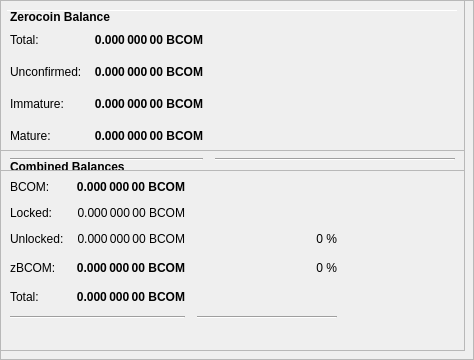
        <widget class="QFrame" name="frameObfuscation">
         <property name="minimumSize">
          <size>
           <width>0</width>
           <height>350</height>
          </size>
         </property>
         <property name="layoutDirection">
          <enum>Qt::LeftToRight</enum>
         </property>
         <property name="frameShape">
          <enum>QFrame::StyledPanel</enum>
         </property>
         <property name="frameShadow">
          <enum>QFrame::Raised</enum>
         </property>
         <widget class="QPushButton" name="runAutoDenom">
          <property name="geometry">
           <rect>
            <x>251</x>
            <y>17</y>
            <width>1</width>
            <height>1</height>
           </rect>
          </property>
          <property name="palette">
           <palette>
            <active>
             <colorrole role="WindowText">
              <brush brushstyle="SolidPattern">
               <color alpha="255">
                <red>0</red>
                <green>0</green>
                <blue>0</blue>
               </color>
              </brush>
             </colorrole>
             <colorrole role="Button">
              <brush brushstyle="SolidPattern">
               <color alpha="255">
                <red>239</red>
                <green>238</green>
                <blue>238</blue>
               </color>
              </brush>
             </colorrole>
             <colorrole role="Light">
              <brush brushstyle="SolidPattern">
               <color alpha="255">
                <red>255</red>
                <green>255</green>
                <blue>255</blue>
               </color>
              </brush>
             </colorrole>
             <colorrole role="Midlight">
              <brush brushstyle="SolidPattern">
               <color alpha="255">
                <red>247</red>
                <green>246</green>
                <blue>246</blue>
               </color>
              </brush>
             </colorrole>
             <colorrole role="Dark">
              <brush brushstyle="SolidPattern">
               <color alpha="255">
                <red>119</red>
                <green>119</green>
                <blue>119</blue>
               </color>
              </brush>
             </colorrole>
             <colorrole role="Mid">
              <brush brushstyle="SolidPattern">
               <color alpha="255">
                <red>159</red>
                <green>159</green>
                <blue>159</blue>
               </color>
              </brush>
             </colorrole>
             <colorrole role="Text">
              <brush brushstyle="SolidPattern">
               <color alpha="255">
                <red>0</red>
                <green>0</green>
                <blue>0</blue>
               </color>
              </brush>
             </colorrole>
             <colorrole role="BrightText">
              <brush brushstyle="SolidPattern">
               <color alpha="255">
                <red>255</red>
                <green>255</green>
                <blue>255</blue>
               </color>
              </brush>
             </colorrole>
             <colorrole role="ButtonText">
              <brush brushstyle="SolidPattern">
               <color alpha="255">
                <red>0</red>
                <green>0</green>
                <blue>0</blue>
               </color>
              </brush>
             </colorrole>
             <colorrole role="Base">
              <brush brushstyle="SolidPattern">
               <color alpha="255">
                <red>255</red>
                <green>255</green>
                <blue>255</blue>
               </color>
              </brush>
             </colorrole>
             <colorrole role="Window">
              <brush brushstyle="SolidPattern">
               <color alpha="255">
                <red>239</red>
                <green>238</green>
                <blue>238</blue>
               </color>
              </brush>
             </colorrole>
             <colorrole role="Shadow">
              <brush brushstyle="SolidPattern">
               <color alpha="255">
                <red>0</red>
                <green>0</green>
                <blue>0</blue>
               </color>
              </brush>
             </colorrole>
             <colorrole role="AlternateBase">
              <brush brushstyle="SolidPattern">
               <color alpha="255">
                <red>247</red>
                <green>246</green>
                <blue>246</blue>
               </color>
              </brush>
             </colorrole>
             <colorrole role="ToolTipBase">
              <brush brushstyle="SolidPattern">
               <color alpha="255">
                <red>255</red>
                <green>255</green>
                <blue>220</blue>
               </color>
              </brush>
             </colorrole>
             <colorrole role="ToolTipText">
              <brush brushstyle="SolidPattern">
               <color alpha="255">
                <red>0</red>
                <green>0</green>
                <blue>0</blue>
               </color>
              </brush>
             </colorrole>
            </active>
            <inactive>
             <colorrole role="WindowText">
              <brush brushstyle="SolidPattern">
               <color alpha="255">
                <red>0</red>
                <green>0</green>
                <blue>0</blue>
               </color>
              </brush>
             </colorrole>
             <colorrole role="Button">
              <brush brushstyle="SolidPattern">
               <color alpha="255">
                <red>239</red>
                <green>238</green>
                <blue>238</blue>
               </color>
              </brush>
             </colorrole>
             <colorrole role="Light">
              <brush brushstyle="SolidPattern">
               <color alpha="255">
                <red>255</red>
                <green>255</green>
                <blue>255</blue>
               </color>
              </brush>
             </colorrole>
             <colorrole role="Midlight">
              <brush brushstyle="SolidPattern">
               <color alpha="255">
                <red>247</red>
                <green>246</green>
                <blue>246</blue>
               </color>
              </brush>
             </colorrole>
             <colorrole role="Dark">
              <brush brushstyle="SolidPattern">
               <color alpha="255">
                <red>119</red>
                <green>119</green>
                <blue>119</blue>
               </color>
              </brush>
             </colorrole>
             <colorrole role="Mid">
              <brush brushstyle="SolidPattern">
               <color alpha="255">
                <red>159</red>
                <green>159</green>
                <blue>159</blue>
               </color>
              </brush>
             </colorrole>
             <colorrole role="Text">
              <brush brushstyle="SolidPattern">
               <color alpha="255">
                <red>0</red>
                <green>0</green>
                <blue>0</blue>
               </color>
              </brush>
             </colorrole>
             <colorrole role="BrightText">
              <brush brushstyle="SolidPattern">
               <color alpha="255">
                <red>255</red>
                <green>255</green>
                <blue>255</blue>
               </color>
              </brush>
             </colorrole>
             <colorrole role="ButtonText">
              <brush brushstyle="SolidPattern">
               <color alpha="255">
                <red>0</red>
                <green>0</green>
                <blue>0</blue>
               </color>
              </brush>
             </colorrole>
             <colorrole role="Base">
              <brush brushstyle="SolidPattern">
               <color alpha="255">
                <red>255</red>
                <green>255</green>
                <blue>255</blue>
               </color>
              </brush>
             </colorrole>
             <colorrole role="Window">
              <brush brushstyle="SolidPattern">
               <color alpha="255">
                <red>239</red>
                <green>238</green>
                <blue>238</blue>
               </color>
              </brush>
             </colorrole>
             <colorrole role="Shadow">
              <brush brushstyle="SolidPattern">
               <color alpha="255">
                <red>0</red>
                <green>0</green>
                <blue>0</blue>
               </color>
              </brush>
             </colorrole>
             <colorrole role="AlternateBase">
              <brush brushstyle="SolidPattern">
               <color alpha="255">
                <red>247</red>
                <green>246</green>
                <blue>246</blue>
               </color>
              </brush>
             </colorrole>
             <colorrole role="ToolTipBase">
              <brush brushstyle="SolidPattern">
               <color alpha="255">
                <red>255</red>
                <green>255</green>
                <blue>220</blue>
               </color>
              </brush>
             </colorrole>
             <colorrole role="ToolTipText">
              <brush brushstyle="SolidPattern">
               <color alpha="255">
                <red>0</red>
                <green>0</green>
                <blue>0</blue>
               </color>
              </brush>
             </colorrole>
            </inactive>
            <disabled>
             <colorrole role="WindowText">
              <brush brushstyle="SolidPattern">
               <color alpha="255">
                <red>119</red>
                <green>119</green>
                <blue>119</blue>
               </color>
              </brush>
             </colorrole>
             <colorrole role="Button">
              <brush brushstyle="SolidPattern">
               <color alpha="255">
                <red>239</red>
                <green>238</green>
                <blue>238</blue>
               </color>
              </brush>
             </colorrole>
             <colorrole role="Light">
              <brush brushstyle="SolidPattern">
               <color alpha="255">
                <red>255</red>
                <green>255</green>
                <blue>255</blue>
               </color>
              </brush>
             </colorrole>
             <colorrole role="Midlight">
              <brush brushstyle="SolidPattern">
               <color alpha="255">
                <red>247</red>
                <green>246</green>
                <blue>246</blue>
               </color>
              </brush>
             </colorrole>
             <colorrole role="Dark">
              <brush brushstyle="SolidPattern">
               <color alpha="255">
                <red>119</red>
                <green>119</green>
                <blue>119</blue>
               </color>
              </brush>
             </colorrole>
             <colorrole role="Mid">
              <brush brushstyle="SolidPattern">
               <color alpha="255">
                <red>159</red>
                <green>159</green>
                <blue>159</blue>
               </color>
              </brush>
             </colorrole>
             <colorrole role="Text">
              <brush brushstyle="SolidPattern">
               <color alpha="255">
                <red>119</red>
                <green>119</green>
                <blue>119</blue>
               </color>
              </brush>
             </colorrole>
             <colorrole role="BrightText">
              <brush brushstyle="SolidPattern">
               <color alpha="255">
                <red>255</red>
                <green>255</green>
                <blue>255</blue>
               </color>
              </brush>
             </colorrole>
             <colorrole role="ButtonText">
              <brush brushstyle="SolidPattern">
               <color alpha="255">
                <red>119</red>
                <green>119</green>
                <blue>119</blue>
               </color>
              </brush>
             </colorrole>
             <colorrole role="Base">
              <brush brushstyle="SolidPattern">
               <color alpha="255">
                <red>239</red>
                <green>238</green>
                <blue>238</blue>
               </color>
              </brush>
             </colorrole>
             <colorrole role="Window">
              <brush brushstyle="SolidPattern">
               <color alpha="255">
                <red>239</red>
                <green>238</green>
                <blue>238</blue>
               </color>
              </brush>
             </colorrole>
             <colorrole role="Shadow">
              <brush brushstyle="SolidPattern">
               <color alpha="255">
                <red>0</red>
                <green>0</green>
                <blue>0</blue>
               </color>
              </brush>
             </colorrole>
             <colorrole role="AlternateBase">
              <brush brushstyle="SolidPattern">
               <color alpha="255">
                <red>239</red>
                <green>238</green>
                <blue>238</blue>
               </color>
              </brush>
             </colorrole>
             <colorrole role="ToolTipBase">
              <brush brushstyle="SolidPattern">
               <color alpha="255">
                <red>255</red>
                <green>255</green>
                <blue>220</blue>
               </color>
              </brush>
             </colorrole>
             <colorrole role="ToolTipText">
              <brush brushstyle="SolidPattern">
               <color alpha="255">
                <red>0</red>
                <green>0</green>
                <blue>0</blue>
               </color>
              </brush>
             </colorrole>
            </disabled>
           </palette>
          </property>
          <property name="focusPolicy">
           <enum>Qt::NoFocus</enum>
          </property>
          <property name="autoFillBackground">
           <bool>true</bool>
          </property>
          <property name="text">
           <string/>
          </property>
          <property name="flat">
           <bool>true</bool>
          </property>
         </widget>
         <widget class="Line" name="line">
          <property name="geometry">
           <rect>
            <x>7</x>
            <y>10</y>
            <width>451</width>
            <height>1</height>
           </rect>
          </property>
          <property name="orientation">
           <enum>Qt::Horizontal</enum>
          </property>
         </widget>
         <widget class="QFrame" name="frame_3">
          <property name="geometry">
           <rect>
            <x>0</x>
            <y>150</y>
            <width>465</width>
            <height>201</height>
           </rect>
          </property>
          <property name="frameShape">
           <enum>QFrame::StyledPanel</enum>
          </property>
          <property name="frameShadow">
           <enum>QFrame::Raised</enum>
          </property>
          <layout class="QVBoxLayout" name="verticalLayout_5">
           <item>
            <layout class="QHBoxLayout" name="horizontalLayout_5" stretch="0">
             <item>
              <widget class="QLabel" name="label_5z">
               <property name="maximumSize">
                <size>
                 <width>16777215</width>
                 <height>20</height>
                </size>
               </property>
               <property name="font">
                <font>
                 <weight>75</weight>
                 <bold>true</bold>
                </font>
               </property>
               <property name="toolTip">
                <string>Combined Balances (including unconfirmed and immature coins)</string>
               </property>
               <property name="text">
                <string>&lt;html&gt;&lt;head/&gt;&lt;body&gt;&lt;p&gt;Combined Balances&lt;/p&gt;&lt;/body&gt;&lt;/html&gt;</string>
               </property>
              </widget>
             </item>
            </layout>
           </item>
           <item>
            <layout class="QGridLayout" name="gridLayout_3">
             <property name="spacing">
              <number>12</number>
             </property>
             <item row="7" column="0" colspan="2">
              <widget class="Line" name="lineSpendableBalance_3">
               <property name="orientation">
                <enum>Qt::Horizontal</enum>
               </property>
              </widget>
             </item>
             <item row="7" column="2">
              <widget class="Line" name="lineWatchBalance_3">
               <property name="sizePolicy">
                <sizepolicy hsizetype="Preferred" vsizetype="Fixed">
                 <horstretch>0</horstretch>
                 <verstretch>0</verstretch>
                </sizepolicy>
               </property>
               <property name="minimumSize">
                <size>
                 <width>140</width>
                 <height>0</height>
                </size>
               </property>
               <property name="orientation">
                <enum>Qt::Horizontal</enum>
               </property>
              </widget>
             </item>
             <item row="4" column="1">
              <widget class="QLabel" name="labelzBalancez">
               <property name="font">
                <font>
                 <weight>75</weight>
                 <bold>true</bold>
                </font>
               </property>
               <property name="cursor">
                <cursorShape>IBeamCursor</cursorShape>
               </property>
               <property name="toolTip">
                <string>Total of transactions that have yet to be confirmed, and do not yet count toward the spendable balance</string>
               </property>
               <property name="text">
                <string notr="true">0.000 000 00 BCOM</string>
               </property>
               <property name="alignment">
                <set>Qt::AlignRight|Qt::AlignTrailing|Qt::AlignVCenter</set>
               </property>
               <property name="textInteractionFlags">
                <set>Qt::LinksAccessibleByMouse|Qt::TextSelectableByKeyboard|Qt::TextSelectableByMouse</set>
               </property>
              </widget>
             </item>
             <item row="6" column="1">
              <widget class="QLabel" name="labelTotalz">
               <property name="font">
                <font>
                 <weight>75</weight>
                 <bold>true</bold>
                </font>
               </property>
               <property name="cursor">
                <cursorShape>IBeamCursor</cursorShape>
               </property>
               <property name="toolTip">
                <string>Total Balance, including unconfirmed and immature coins.</string>
               </property>
               <property name="text">
                <string notr="true">0.000 000 00 BCOM</string>
               </property>
               <property name="alignment">
                <set>Qt::AlignRight|Qt::AlignTrailing|Qt::AlignVCenter</set>
               </property>
               <property name="textInteractionFlags">
                <set>Qt::LinksAccessibleByMouse|Qt::TextSelectableByKeyboard|Qt::TextSelectableByMouse</set>
               </property>
              </widget>
             </item>
             <item row="4" column="3">
              <spacer name="horizontalSpacer_6">
               <property name="orientation">
                <enum>Qt::Horizontal</enum>
               </property>
               <property name="sizeHint" stdset="0">
                <size>
                 <width>40</width>
                 <height>20</height>
                </size>
               </property>
              </spacer>
             </item>
             <item row="6" column="0">
              <widget class="QLabel" name="labelTotalTextz">
               <property name="text">
                <string>Total:</string>
               </property>
              </widget>
             </item>
             <item row="1" column="0">
              <widget class="QLabel" name="labelBalanceTextz">
               <property name="text">
                <string>BCOM:</string>
               </property>
              </widget>
             </item>
             <item row="1" column="1">
              <widget class="QLabel" name="labelBalancez">
               <property name="font">
                <font>
                 <weight>75</weight>
                 <bold>true</bold>
                </font>
               </property>
               <property name="cursor">
                <cursorShape>IBeamCursor</cursorShape>
               </property>
               <property name="toolTip">
                <string>Your current spendable balance</string>
               </property>
               <property name="text">
                <string notr="true">0.000 000 00 BCOM</string>
               </property>
               <property name="alignment">
                <set>Qt::AlignRight|Qt::AlignTrailing|Qt::AlignVCenter</set>
               </property>
               <property name="textInteractionFlags">
                <set>Qt::LinksAccessibleByMouse|Qt::TextSelectableByKeyboard|Qt::TextSelectableByMouse</set>
               </property>
              </widget>
             </item>
             <item row="4" column="0">
              <widget class="QLabel" name="labelzBalanceTextz">
               <property name="toolTip">
                <string/>
               </property>
               <property name="text">
                <string>zBCOM:</string>
               </property>
              </widget>
             </item>
             <item row="4" column="2">
              <widget class="QLabel" name="labelzBCOMPercent">
               <property name="toolTip">
                <string>Current percentage of zBCOM.
If AutoMint is enabled this percentage will settle around the configured AutoMint percentage (default = 10%)</string>
               </property>
               <property name="text">
                <string>0 %</string>
               </property>
               <property name="alignment">
                <set>Qt::AlignRight|Qt::AlignTrailing|Qt::AlignVCenter</set>
               </property>
              </widget>
             </item>
             <item row="6" column="2">
              <widget class="QLabel" name="label100Percent">
               <property name="text">
                <string/>
               </property>
               <property name="alignment">
                <set>Qt::AlignRight|Qt::AlignTrailing|Qt::AlignVCenter</set>
               </property>
              </widget>
             </item>
             <item row="2" column="1">
              <widget class="QLabel" name="labelLockedBalance">
               <property name="toolTip">
                <string>Locked BCOM or Masternode collaterals. These are excluded from zBCOM minting.</string>
               </property>
               <property name="text">
                <string>0.000 000 00 BCOM</string>
               </property>
               <property name="alignment">
                <set>Qt::AlignRight|Qt::AlignTrailing|Qt::AlignVCenter</set>
               </property>
              </widget>
             </item>
             <item row="2" column="0">
              <widget class="QLabel" name="labelLockedBalanceText">
               <property name="toolTip">
                <string>Locked BCOM or Masternode collaterals. These are excluded from zBCOM minting.</string>
               </property>
               <property name="text">
                <string>Locked:</string>
               </property>
              </widget>
             </item>
             <item row="3" column="0">
              <widget class="QLabel" name="labelUnLockedBalanceText">
               <property name="toolTip">
                <string>Unlocked BCOMs. These can be used for zBCOM minting.</string>
               </property>
               <property name="text">
                <string>Unlocked:</string>
               </property>
              </widget>
             </item>
             <item row="3" column="1">
              <widget class="QLabel" name="labelUnLockedBalance">
               <property name="toolTip">
                <string>Unlocked BCOMs. These can be used for zBCOM minting.</string>
               </property>
               <property name="text">
                <string>0.000 000 00 BCOM</string>
               </property>
               <property name="alignment">
                <set>Qt::AlignRight|Qt::AlignTrailing|Qt::AlignVCenter</set>
               </property>
              </widget>
             </item>
             <item row="3" column="2">
              <widget class="QLabel" name="labelBCOMPercent">
               <property name="text">
                <string>0 %</string>
               </property>
               <property name="alignment">
                <set>Qt::AlignRight|Qt::AlignTrailing|Qt::AlignVCenter</set>
               </property>
              </widget>
             </item>
            </layout>
           </item>
           <item>
            <spacer name="verticalSpacer">
             <property name="orientation">
              <enum>Qt::Vertical</enum>
             </property>
             <property name="sizeHint" stdset="0">
              <size>
               <width>20</width>
               <height>40</height>
              </size>
             </property>
            </spacer>
           </item>
          </layout>
         </widget>
         <widget class="QFrame" name="frame_4">
          <property name="geometry">
           <rect>
            <x>0</x>
            <y>0</y>
            <width>465</width>
            <height>171</height>
           </rect>
          </property>
          <property name="frameShape">
           <enum>QFrame::StyledPanel</enum>
          </property>
          <property name="frameShadow">
           <enum>QFrame::Raised</enum>
          </property>
          <layout class="QVBoxLayout" name="verticalLayout_7">
           <item>
            <layout class="QHBoxLayout" name="horizontalLayout_8" stretch="0">
             <item>
              <widget class="QLabel" name="label_5z_3">
               <property name="maximumSize">
                <size>
                 <width>16777215</width>
                 <height>20</height>
                </size>
               </property>
               <property name="font">
                <font>
                 <weight>75</weight>
                 <bold>true</bold>
                </font>
               </property>
               <property name="text">
                <string>Zerocoin Balance</string>
               </property>
              </widget>
             </item>
            </layout>
           </item>
           <item>
            <layout class="QGridLayout" name="gridLayout_5">
             <property name="spacing">
              <number>12</number>
             </property>
             <item row="4" column="0">
              <widget class="QLabel" name="labelzBalanceMatureText">
               <property name="toolTip">
                <string>Mature: more than 20 confirmation and more than 3 mints of the same denomination after it was minted.
These zBCOM are spendable.</string>
               </property>
               <property name="text">
                <string>Mature:</string>
               </property>
              </widget>
             </item>
             <item row="5" column="0" colspan="2">
              <widget class="Line" name="lineSpendableBalance_5">
               <property name="orientation">
                <enum>Qt::Horizontal</enum>
               </property>
              </widget>
             </item>
             <item row="1" column="1">
              <widget class="QLabel" name="labelzBalance">
               <property name="font">
                <font>
                 <weight>75</weight>
                 <bold>true</bold>
                </font>
               </property>
               <property name="cursor">
                <cursorShape>IBeamCursor</cursorShape>
               </property>
               <property name="toolTip">
                <string>All available zBCOM, unconfirmed and immature zBCOM included.</string>
               </property>
               <property name="text">
                <string notr="true">0.000 000 00 BCOM</string>
               </property>
               <property name="alignment">
                <set>Qt::AlignRight|Qt::AlignTrailing|Qt::AlignVCenter</set>
               </property>
               <property name="textInteractionFlags">
                <set>Qt::LinksAccessibleByMouse|Qt::TextSelectableByKeyboard|Qt::TextSelectableByMouse</set>
               </property>
              </widget>
             </item>
             <item row="5" column="2">
              <widget class="Line" name="lineWatchBalance_5">
               <property name="sizePolicy">
                <sizepolicy hsizetype="Preferred" vsizetype="Fixed">
                 <horstretch>0</horstretch>
                 <verstretch>0</verstretch>
                </sizepolicy>
               </property>
               <property name="minimumSize">
                <size>
                 <width>140</width>
                 <height>0</height>
                </size>
               </property>
               <property name="orientation">
                <enum>Qt::Horizontal</enum>
               </property>
              </widget>
             </item>
             <item row="1" column="0">
              <widget class="QLabel" name="labelzBalanceText">
               <property name="toolTip">
                <string>All available zBCOM, unconfirmed and immature zBCOM included.</string>
               </property>
               <property name="text">
                <string>Total:</string>
               </property>
              </widget>
             </item>
             <item row="1" column="2">
              <spacer name="horizontalSpacer_8">
               <property name="orientation">
                <enum>Qt::Horizontal</enum>
               </property>
               <property name="sizeHint" stdset="0">
                <size>
                 <width>40</width>
                 <height>20</height>
                </size>
               </property>
              </spacer>
             </item>
             <item row="4" column="2">
              <spacer name="horizontalSpacer_4">
               <property name="orientation">
                <enum>Qt::Horizontal</enum>
               </property>
               <property name="sizeHint" stdset="0">
                <size>
                 <width>40</width>
                 <height>20</height>
                </size>
               </property>
              </spacer>
             </item>
             <item row="4" column="1">
              <widget class="QLabel" name="labelzBalanceMature">
               <property name="font">
                <font>
                 <weight>75</weight>
                 <bold>true</bold>
                </font>
               </property>
               <property name="toolTip">
                <string>Mature: more than 20 confirmation and more than 3 mints of the same denomination after it was minted.
These zBCOM are spendable.</string>
               </property>
               <property name="text">
                <string>0.000 000 00 BCOM</string>
               </property>
               <property name="alignment">
                <set>Qt::AlignRight|Qt::AlignTrailing|Qt::AlignVCenter</set>
               </property>
              </widget>
             </item>
             <item row="2" column="0">
              <widget class="QLabel" name="labelzBalanceUnconfirmedText">
               <property name="toolTip">
                <string>Unconfirmed: less than 20 confirmations
Immature: confirmed, but less than 3 mints of the same denomination after it was minted</string>
               </property>
               <property name="text">
                <string>Unconfirmed:</string>
               </property>
              </widget>
             </item>
             <item row="2" column="1">
              <widget class="QLabel" name="labelzBalanceUnconfirmed">
               <property name="font">
                <font>
                 <weight>75</weight>
                 <bold>true</bold>
                </font>
               </property>
               <property name="toolTip">
                <string>Unconfirmed: less than 20 confirmations
Immature: confirmed, but less than 3 mints of the same denomination after it was minted</string>
               </property>
               <property name="text">
                <string>0.000 000 00 BCOM</string>
               </property>
               <property name="alignment">
                <set>Qt::AlignRight|Qt::AlignTrailing|Qt::AlignVCenter</set>
               </property>
              </widget>
             </item>
             <item row="2" column="2">
              <spacer name="horizontalSpacer_5">
               <property name="orientation">
                <enum>Qt::Horizontal</enum>
               </property>
               <property name="sizeHint" stdset="0">
                <size>
                 <width>40</width>
                 <height>20</height>
                </size>
               </property>
              </spacer>
             </item>
             <item row="3" column="0">
              <widget class="QLabel" name="labelzBalanceImmatureText">
               <property name="toolTip">
                <string>Unconfirmed: less than 20 confirmations
Immature: confirmed, but less than 3 mints of the same denomination after it was minted</string>
               </property>
               <property name="text">
                <string>Immature:</string>
               </property>
              </widget>
             </item>
             <item row="3" column="1">
              <widget class="QLabel" name="labelzBalanceImmature">
               <property name="font">
                <font>
                 <weight>75</weight>
                 <bold>true</bold>
                </font>
               </property>
               <property name="toolTip">
                <string>Unconfirmed: less than 20 confirmations
Immature: confirmed, but less than 3 mints of the same denomination after it was minted</string>
               </property>
               <property name="text">
                <string>0.000 000 00 BCOM</string>
               </property>
               <property name="alignment">
                <set>Qt::AlignRight|Qt::AlignTrailing|Qt::AlignVCenter</set>
               </property>
              </widget>
             </item>
             <item row="3" column="2">
              <spacer name="horizontalSpacer_7">
               <property name="orientation">
                <enum>Qt::Horizontal</enum>
               </property>
               <property name="sizeHint" stdset="0">
                <size>
                 <width>40</width>
                 <height>20</height>
                </size>
               </property>
              </spacer>
             </item>
            </layout>
           </item>
          </layout>
         </widget>
        </widget>
